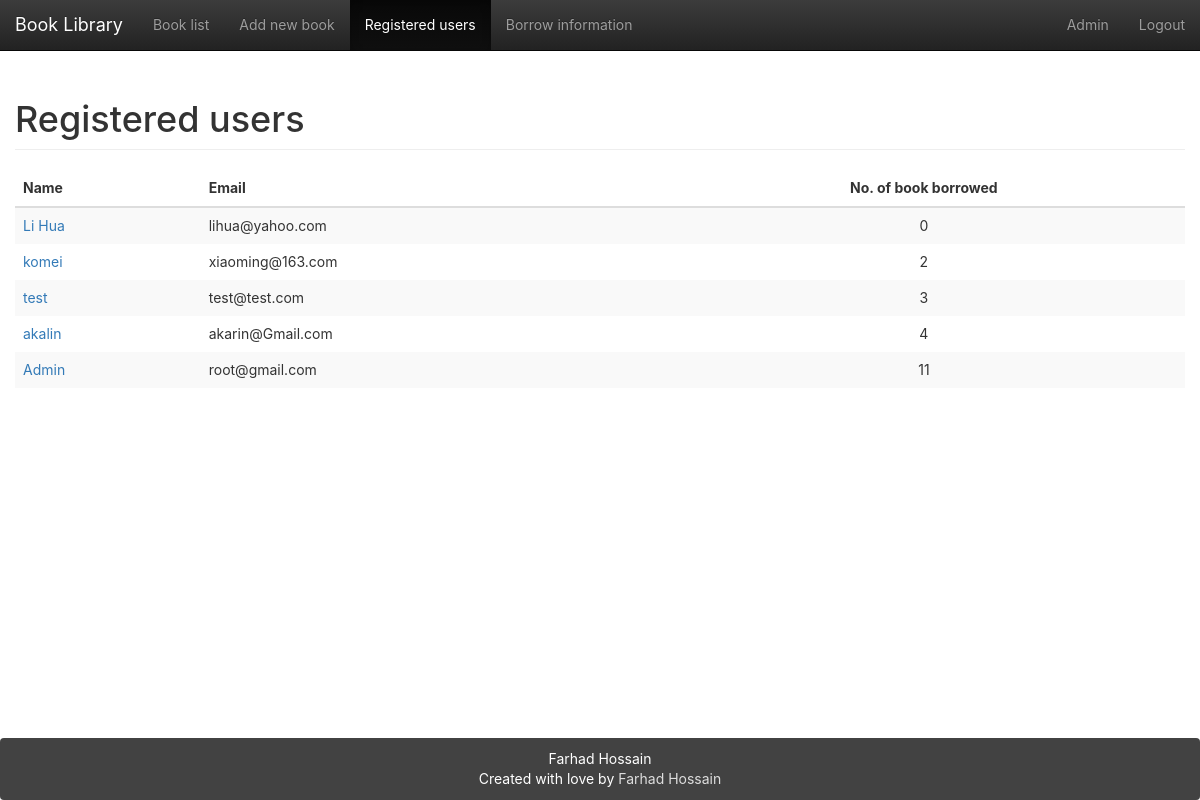
Page /users/ (signed in) on the committed database.
### app/models.py (models this page shows, shortened)
class User(UserMixin, db.Model):
    __tablename__ = 'users'
    id = db.Column(db.Integer, primary_key=True)
    email = db.Column(db.String(64), unique=True)
    name = db.Column(db.String(64))
    password_hash = db.deferred(db.Column(db.String(128)))
    major = db.Column(db.String(128))
    role_id = db.Column(db.Integer, db.ForeignKey('roles.id'))
    headline = db.Column(db.String(32), nullable=True)
    about_me = db.deferred(db.Column(db.Text, nullable=True))
    about_me_html = db.deferred(db.Column(db.Text, nullable=True))
    avatar = db.Column(db.String(128))
    member_since = db.Column(db.DateTime(), default=datetime.utcnow)
    @property
    def password(self):
        raise AttributeError('password is not readable attribute')
    def can(self, permissions):
        return self.role is not None and \
               (self.role.permissions & permissions) == permissions
    logs = db.relationship('Log',
                           backref=db.backref('user', lazy='joined'),
                           lazy='dynamic',
                           cascade='all, delete-orphan')
    comments = db.relationship('Comment',
                               backref=db.backref('user', lazy='joined'),
                               lazy='dynamic',
                               cascade='all, delete-orphan')

### app/main/user/views.py (the view)
@user.route('/')
@login_required
def index():
    page = request.args.get('page', 1, type=int)
    pagination = User.query.order_by(User.id.desc()).paginate(page, per_page=10)
    users = pagination.items
    return render_template("user.html", users=users, pagination=pagination, title=u"Registered users")

### app/main/__init__.py (called while the page is built)
@lm.user_loader
def load_user(id):
    return User.query.get(int(id))

### app/main/index/views.py (called while the page is built)
@main.app_context_processor
def inject_permissions():
    return dict(Permission=Permission)

### app/main/user/templates/user.html (shortened to what this page needs)
{% extends "base.html" %}
{% from "bootstrap/pagination.html" import render_pagination %}
{% block mycontent %}
    <table class="table table-striped table-hover">
        <h1 class="page-header">{{ title }}</h1>
        <thead>
        <tr>
            <th>Name</th>
            <th>Email</th>
            <th class="text-center">No. of book borrowed</th>
        </tr>
        </thead>
        <tbody>
        {% for user in users %}
            <tr class="animated fadeIn delay-{{ loop.index0 }}">
                <td><a href="{{ url_for('user.detail',user_id=user.id) }}">{{ user.name }}</a></td>
                <td>{{ user.email }}</td>
                <td class="text-center">{{ user.logs.count() }}</td>
            </tr>
        {% endfor %}
        </tbody>
    </table>
{% endblock %}

### app/templates/base.html (shortened to what this page needs)
{%- extends "bootstrap/base.html" -%}
{%- from 'bootstrap/utils.html' import flashed_messages,icon -%}
{%- block styles -%}
    <link href="{{ url_for('static',filename='css/bootstrap.min.css') }}" rel="stylesheet">
    <link href="{{ url_for('static',filename='css/bootstrap-theme.min.css') }}" rel="stylesheet">
    <link href="{{ url_for('static',filename='css/main.css') }}" rel="stylesheet">
{%- endblock -%}
{%- block body_attribs %} class="Site"{%- endblock -%}
{%- block navbar -%}
    <nav class="navbar  navbar-inverse navbar-fixed-top">
        <div class="container-fluid">
            <div class="navbar-header">
                <a class="navbar-brand" href="{{ url_for('main.index') }}">Book Library</a>
            </div>
            <div class="collapse navbar-collapse" id="bs-example-navbar-collapse-1">
                <ul class="nav navbar-nav">
                    <li {%- if request.path == url_for('book.index') %} class="active"{%- endif -%} ><a
                            href="{{ url_for('book.index') }}">Book list</a></li>
                    {%- if current_user.is_authenticated -%}
                        {%- if current_user.can(Permission.ADD_BOOK) -%}
                            <li {%- if request.path == url_for('book.add') %} class="active"{%- endif -%} ><a
                                    href="{{ url_for('book.add') }}">Add new book</a></li>
                        {%- endif -%}
                        <li {%- if request.path == url_for('user.index') %} class="active"{%- endif -%} ><a
                                href="{{ url_for('user.index') }}">Registered users</a></li>
                        <li {%- if request.path == url_for('log.index') %} class="active"{%- endif -%} ><a
                                href="{{ url_for('log.index') }}">Borrow information</a></li>
                    {%- endif -%}
                </ul>
                <ul class="nav navbar-nav navbar-right">
                    {%- if current_user.is_authenticated -%}
                        <li  >
                            <a href="{{ url_for('user.detail',user_id=current_user.id) }}">{{ current_user.name }}</a>
                        </li>
                        <li><a href="{{ url_for('auth.logout') }}">Logout</a></li>
                    {%- else -%}
                        <li><a href="{{ url_for('auth.login') }}">Sign In</a></li>
                    {%- endif -%}
                </ul>
            </div>
        </div>
    </nav>
{%- endblock -%}
{%- block content -%}
    <main class="container-fluid Site-content">
        {%- block mycontent -%}{%- endblock -%}
    </main>
    <footer class="panel panel-inverse">
        <div id="site-footer-content">
            <div><span class="username">Farhad Hossain</span></a></div>
            <span class="line-wrap">Created with love by <a href="https://github.com/farhad0085">Farhad Hossain</a></span>
        </div>
    </footer>
{%- endblock -%}

### app/static/css/main.css (style rules this page uses)
html, body { height: 100%; width: 100%; margin: 0; padding: 0; }
.Site { display: -webkit-box; display: -moz-box; display: -ms-flexbox; display: -webkit-flex; display: flex; flex-direction: column; }
.Site-content { -webkit-box-flex: 1 0 auto; -moz-box-flex: 1 0 auto; -webkit-flex: 1 0 auto; -ms-flex: 1 0 auto; flex: 1 0 auto; width: 100%; margin-top: 60px; }
.panel.panel-inverse { -webkit-box-flex: none; -moz-box-flex: none; -webkit-flex: none; -ms-flex: none; flex: none; margin-bottom: 0; background-color: #424242; color: white; text-align: center; padding: 1rem; }
.panel.panel-inverse a { color: #ddd; }
.line-wrap { display: inline-block; }
html, body, main { font-family: -apple-system, "Helvetica Neue", Helvetica, Arial, sans-serif; }
.animated { -webkit-animation-fill-mode: both; -moz-animation-fill-mode: both; -ms-animation-fill-mode: both; -o-animation-fill-mode: both; animation-fill-mode: both; -webkit-animation-duration: 1s; -moz-animation-duration: 1s; -ms-animation-duration: 1s; -o-animation-duration: 1s; animation-duration: 1s; }
.delay-0 { -webkit-animation-delay: .05s; -moz-animation-delay: .05s; -o-animation-delay: .05s; animation-delay: .05s; }
.delay-1 { -webkit-animation-delay: .10s; -moz-animation-delay: .10s; -o-animation-delay: .10s; animation-delay: .10s; }
.delay-2 { -webkit-animation-delay: .15s; -moz-animation-delay: .15s; -o-animation-delay: .15s; animation-delay: .15s; }
.delay-3 { -webkit-animation-delay: .20s; -moz-animation-delay: .20s; -o-animation-delay: .20s; animation-delay: .20s; }
.delay-4 { -webkit-animation-delay: .25s; -moz-animation-delay: .25s; -o-animation-delay: .25s; animation-delay: .25s; }
.fadeIn { -webkit-animation-name: fadeIn; -moz-animation-name: fadeIn; -o-animation-name: fadeIn; animation-name: fadeIn; }
.table.table-striped { border: none; }
.table.table-striped td { border: none; }

### rows in the picture
User: name "Admin", email "root@gmail.com", logs.count "11"
User: name "Li Hua", email "lihua@yahoo.com", logs.count "0"
User: name "komei", email "xiaoming@163.com", logs.count "2"
User: name "test", email "test@test.com", logs.count "3"
User: name "akalin", email "akarin@Gmail.com", logs.count "4"

### other values in the picture
{{ title }} "Registered users"
